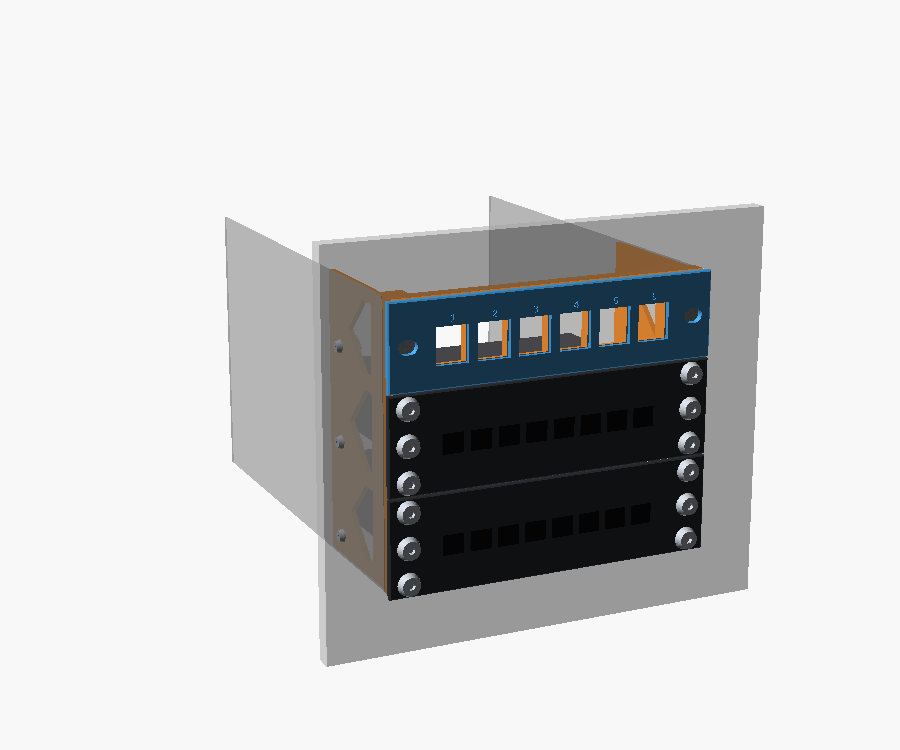
#> input picture docs/img/a_3bay_bezel.png, 900 x 750 px, given in place of a_3bay_bezel.png.png, which was not available
$ python -i render_docs.py   (imports and definitions only)
#> lines starting #> are read from the running program, lines starting #| are printed output that depends on the picture; after the words box and inside, x2 and y2 are one past the last pixel; in counts of white or black regions, pixels touching at a corner belong together; pictures that were not available may be replaced by others from this repository, and a replacement may not be noted
### scripts/build.py
#!/usr/bin/env python3
"""Build every bay2rack variant from one table.

VARIANTS below is the single source of truth. It generates:
  src/bay2rack.json   presets for the OpenSCAD Customizer
  stl/<family>/...    ready-to-print STL files (already in print orientation)
  stl/README.md       what to print for each variant + the hardware you need
  stl/index.json      the same catalogue for the web viewer

Usage:
  python scripts/build.py               build everything
  python scripts/build.py 3bay bezel    only variants whose path contains every word
  python scripts/build.py --json        only regenerate the Customizer presets
  python scripts/build.py --list        list the variants
Set OPENSCAD=/path/to/openscad to choose the binary.
"""
import json
import os
import re
import shutil
import struct
import subprocess
import sys
from concurrent.futures import ThreadPoolExecutor
from pathlib import Path

ROOT = Path(__file__).resolve().parent.parent
SCAD = ROOT / "src" / "bay2rack.scad"
PRESETS = ROOT / "src" / "bay2rack.json"
STL = ROOT / "stl"

FILLERS = [("filler-keystone6.stl", "keystone"), ("filler-vent.stl", "vent"), ("filler-blank.stl", "blank")]

FAMILIES = {
    "plate-flush": "Plate front, flush: N-1 U inside the bay stack + a swappable filler in the spare zone.",
    "plate-overhang": "Plate front, overhang: N bays = N U, the frame and panels stick out a few mm.",
    "bezel-flush": "Exact 5.25in drive bezel, flush with the case front, patch panel cut into the bezel.",
    "bezel-overhang": "Exact 5.25in drive bezel, N U of rack panels overlapping the case front.",
    "panels": "Standalone 6in rack panels for any 6in rack.",
    "modules": "Rack modules: switch and KVM trays, Raspberry Pi trays and 2U blades, 40 mm fans, patch and button panels.",
    "bezels": "Bezels for the other PCs, no rack (fit = panel): button panel, vents, 80 mm fan.",
    "rear": "Printed brackets for two PCI slots: the network cables and the power cable leave the case through them.",
    "covers": "Keystone covers for unused ports, pushed in from the front.",
    "tests": "Small test prints: check them before printing a full adapter.",
}


def variant(path, title, params, parts, flat=False):
    return {"path": path, "title": title, "params": params, "parts": parts, "flat": flat}


def plate_flush(b):
    parts = [("adapter.stl", {"part": "adapter"})]
    parts += [(name, {"part": "filler", "spare_fill": fill}) for name, fill in FILLERS]
    return variant(f"plate-flush/{b}bay-{b - 1}U", f"{b} bay{'s' if b > 1 else ''}, {b - 1}U + spare zone",
                   {"bays": b, "fit": "flush", "front_style": "plate", "filler_mode": "separate"}, parts)


def plate_overhang(b, pattern="auto"):
    return variant(f"plate-overhang/{b}bay-{b}U", f"{b} bay{'s' if b > 1 else ''}, {b}U",
                   {"bays": b, "fit": "overhang", "front_style": "plate", "hole_pattern": pattern},
                   [("adapter.stl", {"part": "adapter"})])


def bezel_flush(b):
    name = f"{b}bay-patch6" if b == 1 else f"{b}bay-{b - 1}U-patch6"
    return variant(f"bezel-flush/{name}", f"{b} bay{'s' if b > 1 else ''}, {b - 1}U + 6-port patch",
                   {"bays": b, "fit": "flush", "front_style": "bezel", "filler_mode": "integral",
                    "spare_fill": "keystone"},
                   [("adapter.stl", {"part": "adapter"})])


def bezel_overhang(b, pattern="auto"):
    return variant(f"bezel-overhang/{b}bay-{b}U", f"{b} bay{'s' if b > 1 else ''}, {b}U",
                   {"bays": b, "fit": "overhang", "front_style": "bezel", "hole_pattern": pattern},
                   [("adapter.stl", {"part": "adapter"})])


def panel(name, title, u, fill, **extra):
    return variant(f"panels/{name}", title, {"part": "rack_panel", "panel_u": u, "panel_fill": fill, **extra},
                   [("", {})], flat=True)


def module(name, title, kind):
    return variant(f"modules/{name}", title, {"part": "rack_module", "module_type": kind}, [("", {})], flat=True)


def bezel(name, title, bays, front_style="bezel", **extra):
    # no rack units: the whole bezel is the fill, cut straight into the frame
    return variant(f"bezels/{name}", title, {"bays": bays, "fit": "panel", "front_style": front_style,
                                             "filler_mode": "integral", **extra},
                   [("adapter.stl", {"part": "adapter"})])


def test(name, title, part, **extra):
    return variant(f"tests/{name}", title, {"part": part, **extra}, [("", {})], flat=True)


# hole_pattern auto: EIA holes inside the bays, one centred hole per U where the panels stick out
# (rack inserts in the outer EIA holes would break out of the posts there).
VARIANTS = (
    [plate_flush(b) for b in (1, 2, 3, 4)]
    + [plate_overhang(1), plate_overhang(2), plate_overhang(3, "center")]
    + [bezel_flush(b) for b in (1, 2, 3)]
    + [bezel_overhang(1), bezel_overhang(2, "center"), bezel_overhang(3, "center")]
    + [bezel("1bay-buttons", "1 bay: power key (MX) + LEDs", 1, spare_fill="buttons", btn_count=1),
       bezel("1bay-vent", "1 bay with vents", 1, spare_fill="vent"),
       bezel("2bay-fan80", "2 bays: 80 mm fan", 2, spare_fill="fan80"),
       bezel("3bay-buttons-fan80", "3 bays: 80 mm fan + power / reset keys", 3, front_style="plate",
             spare_pos="split", spare_split=0.67, spare_fill="fan80", spare_fill_2="buttons")]
    + [panel("1U-patch6", "1U, 6 keystones", 1, "keystone"),
       panel("1U-vent", "1U, vented", 1, "vent"),
       panel("1U-blank", "1U, blank", 1, "blank"),
       panel("2U-patch12", "2U, 12 keystones", 2, "keystone", ks_ports=12, ks_ports_list=""),
       panel("1U-fan40", "1U, three 40 mm fans", 1, "fan40")]
    + [module("ms105g", "Mercusys MS105G switch tray (1U)", "ms105g"),
       module("uswflex", "UniFi USW-Flex-Mini tray (1U)", "uswflex"),
       module("ux", "UniFi Express tray (1U)", "ux"),
       module("kvm-jet-nano", "KVM tray: JetKVM + NanoKVM (1U)", "kvm:jet+nano"),
       module("kvm-jet-jet", "KVM tray: two JetKVM (1U)", "kvm:jet+jet"),
       module("kvm-nano-nano", "KVM tray: two NanoKVM (1U)", "kvm:nano+nano"),
       module("pi5", "Raspberry Pi 5 / 4 / 3 tray, one board (1U)", "pi:pi5"),
       module("pi-x2", "Raspberry Pi tray, two boards with PoE HATs (1U)", "pi:pi5+pi5"),
       module("pi-zero", "Raspberry Pi Zero tray (1U)", "pi:zero"),
       module("piblade-x4", "Raspberry Pi blades, four boards on edge (2U)", "piblade:pi5+pi5+pi5+pi5"),
       module("fan40", "Three 40 mm fans (1U)", "fan40"),
       module("shelf", "Shelf for small devices (1U)", "shelf"),
       module("buttons", "Button panel: MX keys + power / HDD LEDs (1U)", "buttons"),
       module("patch6", "Patch panel, 6 keystone ports (1U)", "patch"),
       variant("rear/pci-lan", "PCI-slot bracket for the network cables", {"part": "pci_bracket", "pci_kind": "lan"}, [("", {})], flat=True),
       variant("rear/pci-power", "PCI-slot bracket for the power cable", {"part": "pci_bracket", "pci_kind": "power"}, [("", {})], flat=True),
       variant("covers/keystone-blank", "Plain keystone cover", {"part": "keystone_cover", "cover_type": "blank"}, [("", {})], flat=True),
       variant("covers/keystone-pass", "Keystone cable pass-through cover", {"part": "keystone_cover", "cover_type": "pass"}, [("", {})], flat=True)]
    + [test("bay-plate", "Bay screw corner, plate front", "test_bay"),
       test("bay-bezel", "Bay screw corner, bezel front (checks flushness)", "test_bay", front_style="bezel"),
       test("rack-M5-heatset", "Rack hole spacing bar, M5 heat-set", "test_rack"),
       test("keystone-metal", "One metal keystone holder cell", "test_keystone", ks_style="metal"),
       test("keystone-standard", "One standard keystone cut-out", "test_keystone", ks_style="standard"),
       test("button-mx", "One MX key cut-out of the button panel", "test_button", btn_type="mx"),
       test("button-metal-16", "One 16 mm metal push-button hole", "test_button", btn_type="metal", btn_metal_d=16),
       test("button-retro", "One retro cap opening + carrier post", "test_button", btn_type="retro")]
)


# [26 lines left out: functions scad_value, find_openscad, write_presets, not called in this run]


FACET = re.compile(r"facet normal\s+(\S+)\s+(\S+)\s+(\S+)\s+outer loop\s+"
                   r"vertex\s+(\S+)\s+(\S+)\s+(\S+)\s+vertex\s+(\S+)\s+(\S+)\s+(\S+)\s+vertex\s+(\S+)\s+(\S+)\s+(\S+)")


# [124 lines left out: functions normalize_stl, export, write_index, remove_stale, main, not called in this run]


# [2 lines that do not run on import are left out]

### scripts/render_docs.py
#!/usr/bin/env python3
"""Render the README images into docs/img/.

Each view is rendered by OpenSCAD at 2x into build/render/, cropped to its content,
downscaled (anti-aliasing) and laid out as captioned cards on a few sheets.
Needs OpenSCAD and Pillow (pip install pillow).

Usage: python scripts/render_docs.py
"""
import os
import subprocess
import sys
from concurrent.futures import ThreadPoolExecutor
from pathlib import Path

from PIL import Image, ImageChops, ImageDraw, ImageFont

sys.path.insert(0, str(Path(__file__).resolve().parent))
from build import ROOT, SCAD, find_openscad, scad_value  # noqa: E402

IMG = ROOT / "docs" / "img"
RAW = ROOT / "build" / "render"
ISO = "0,0,0,68,0,-32,0"            # gimbal camera, used with --viewall
CLOSE = "-320,-470,250,0,40,60"     # eye + target: close-up of the bays in the tower
NO_CASE = {"case_view": "none", "scene": "single"}
BEZEL = {"front_style": "bezel", "filler_mode": "integral"}

# name: (camera, raw size, viewall, params)  - raw size is 2x the card size
VIEWS = {
    "rack-nkvm":       ("-170,-330,150,0,0,60", "1200,900", False, {"scene": "single", "case_view": "none", "rack_modules": "nkvm:side,ms105g"}),
    "rack-close":      ("-170,-330,150,0,0,60", "1200,900", False, {"scene": "single", "case_view": "none"}),
    "mounted-bezel":   (CLOSE, "1200,900", False, {**BEZEL, "scene": "single"}),
    "mounted-1bay":    ("-260,-400,200,0,40,15", "1200,900", False, {"bays": 1, "case_model": "obsidian750d", **BEZEL, "scene": "single"}),
    "btn-ring":        ("-60,-230,95,0,-10,108", "1200,900", False, {"spare_fill": "buttons", "led_style": "ring", **NO_CASE}),
    "btn-halo":        ("-60,-230,95,0,-10,108", "1200,900", False, {"spare_fill": "buttons", "led_style": "halo", **NO_CASE}),
    "btn-glow":        ("-60,-230,95,0,-10,108", "1200,900", False, {"spare_fill": "buttons", "led_style": "glow", **NO_CASE}),
    "pf-1":            (ISO, "1200,900", True, {"bays": 1, **NO_CASE}),
    "pf-3":            (ISO, "1200,900", True, {"bays": 3, **NO_CASE}),
    "pf-4":            (ISO, "1200,900", True, {"bays": 4, **NO_CASE}),
    "po-3":            (ISO, "1200,900", True, {"bays": 3, "fit": "overhang", "hole_pattern": "center", **NO_CASE}),
    "bf-3":            (ISO, "1200,900", True, {**BEZEL, **NO_CASE}),
    "bo-3":            (ISO, "1200,900", True, {"fit": "overhang", "hole_pattern": "center", "front_style": "bezel", **NO_CASE}),
    "hw-explode":      (ISO, "1200,900", True, {"explode": 25, **NO_CASE}),
    "hw-row":          ("0,0,0,60,0,-25,0", "1200,900", True, {"section": "rack_row"}),
    "hw-column":       ("0,0,0,75,0,60,0", "1200,900", True, {"section": "rack_column"}),
    "mod-ms105g":      ("0,0,0,55,0,25,0", "1200,900", True, {"part": "rack_module", "module_type": "ms105g"}),
    "mod-shelf":       ("0,0,0,55,0,25,0", "1200,900", True, {"part": "rack_module", "module_type": "shelf"}),
    "mod-kvm":         ("0,0,0,55,0,25,0", "1200,900", True, {"part": "rack_module", "module_type": "kvm:jet+nano"}),
    "mod-pi":          ("0,0,0,55,0,25,0", "1200,900", True, {"part": "rack_module", "module_type": "pi:pi5"}),
    "mod-nkvm":        ("0,0,0,55,0,25,0", "1200,900", True, {"part": "rack_module", "module_type": "nkvm:side"}),
    "ks-front":        ("0,0,0,90,0,0,0", "1200,900", True, {"part": "rack_panel", "print_orientation": False}),
    "ks-back":         ("0,0,0,62,0,200,0", "1200,900", True, {"part": "rack_panel", "print_orientation": False}),
    "ks-cut":          ("0,0,0,90,0,90,0", "1200,900", True, None),     # special: cut-open coupon
    "cover-pass":      ("0,0,0,50,0,30,0", "1200,900", True, {"part": "keystone_cover", "cover_type": "pass"}),
    "print":           ("0,0,0,55,0,-30,0", "1200,900", True, {"part": "adapter"}),
}

SHEETS = {
    "homelab.png":  (2, [("rack-nkvm", "NanoKVM bay · MS105G switch · patch panel"),
                         ("rack-close", "MS105G switch · JetKVM + NanoKVM tray · patch panel")]),
    "variants.png": (3, [("pf-1", "plate-flush · 1 bay · 6-port patch"),
                         ("pf-3", "plate-flush · 3 bays · 2U + patch"),
                         ("pf-4", "plate-flush · 4 bays · 3U + patch"),
                         ("po-3", "plate-overhang · 3 bays · 3U"),
                         ("bf-3", "bezel-flush · 3 bays · 2U + patch"),
                         ("bo-3", "bezel-overhang · 3 bays · 3U")]),
    "mounted.png":  (2, [("mounted-bezel", "exact 5.25\" bezel · flush with the case front"),
                         ("mounted-1bay", "1 bay · patch panel bezel")]),
    "modules.png":  (3, [("mod-ms105g", "Mercusys MS105G mount"),
                         ("mod-kvm", "KVM over IP tray · JetKVM + NanoKVM"),
                         ("mod-pi", "Raspberry Pi tray"),
                         ("mod-nkvm", "NanoKVM bay · standing, lid apart"),
                         ("mod-shelf", "1U shelf (NanoKVM, Pi...)"),
                         ("cover-pass", "keystone pass-through cover")]),
    "buttons.png":  (3, [("btn-ring", "MX keys · LED ring"),
                         ("btn-halo", "MX keys · halo"),
                         ("btn-glow", "MX keys · hidden glow")]),
    "keystone.png": (3, [("ks-front", "1U panel · metal keystones, covers, pass-through"),
                         ("ks-back", "holder cells (back)"),
                         ("ks-cut", "cell profile: latch ramp + rear lips")]),
    "hardware.png": (3, [("hw-explode", "explode = 25"),
                         ("hw-row", "section = rack_row"),
                         ("hw-column", "section = rack_column")]),
    "print.png":    (1, [("print", None)]),
}

CARD = (600, 450)       # card size of the sheet images (px)
GAP, PAD, CAP = 18, 24, 34
BG, CARD_BG, TEXT = (255, 255, 255), (246, 247, 249), (60, 64, 72)

KS_CUT_SCAD = """include <{main}>
part = "none";
intersection() {{
    test_keystone();
    translate([-100, -50, -50]) cube(100);
}}
"""


# [15 lines left out: function render, not called in this run]


def load_cropped(name):
#> called with name = '../docs/img/a_3bay_bezel.png'
    im = Image.open(RAW / f"{name}.png").convert("RGB")
#> im is the input picture: PIL image 900x750 RGB; mean R, G, B 203.1, 203.6, 203.9
    bg = im.getpixel((0, 0))
#> bg = (248, 248, 248)
    diff = ImageChops.difference(im, Image.new("RGB", im.size, bg)).convert("L").point(lambda v: 255 if v > 4 else 0)
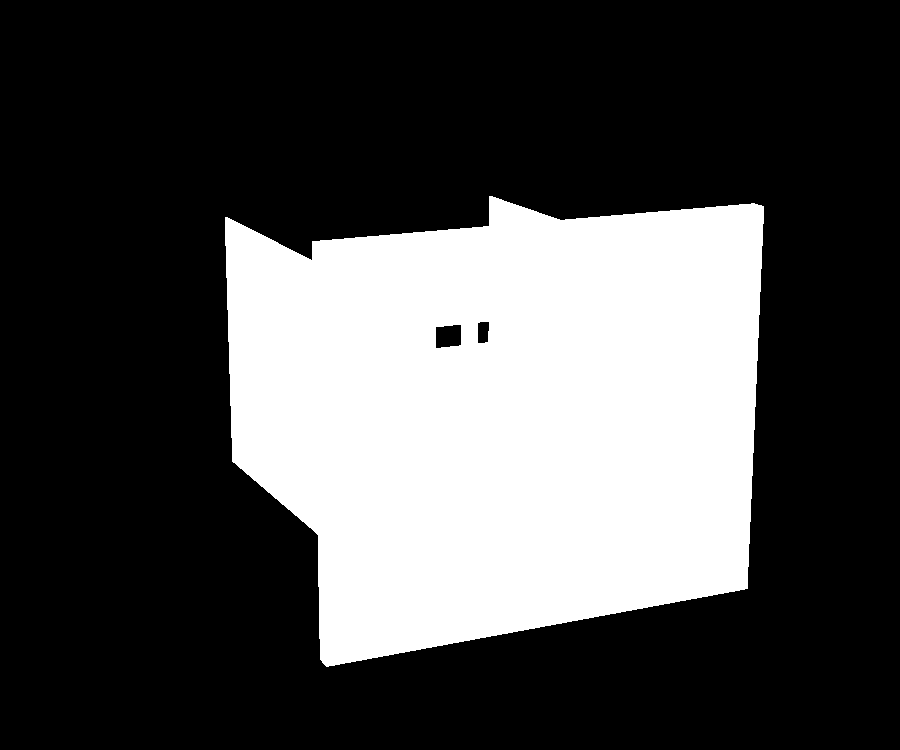
#> diff: PIL image 900x750 L; 29.8% white; 1 white region, box (x1, y1, x2, y2) and area: (225, 196, 764, 667) 201198
    box = diff.getbbox() or (0, 0, *im.size)
#> box = (225, 196, 764, 667)
    m = 30
    box = (max(box[0] - m, 0), max(box[1] - m, 0), min(box[2] + m, im.size[0]), min(box[3] + m, im.size[1]))
#> box = (195, 166, 794, 697)
    im = im.crop(box)
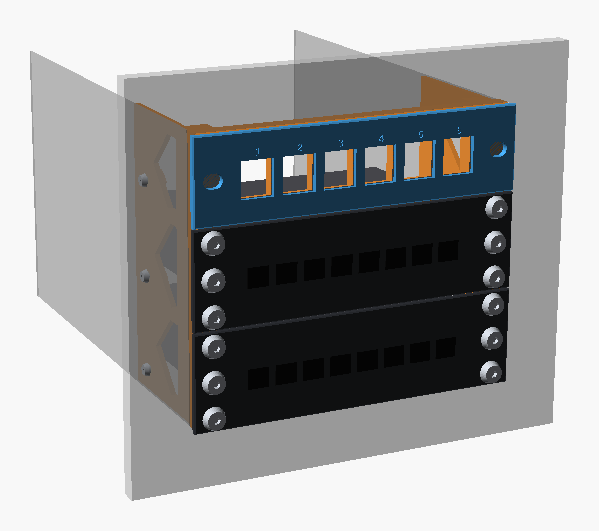
#> im: PIL image 599x531 RGB; mean R, G, B 152.7, 153.8, 154.4
    # unify the background with the card colour
    out = Image.new("RGB", im.size, CARD_BG)
    out.paste(im, mask=diff.crop(box).point(lambda v: 255 if v else 0))
    full_bleed = box[0] == 0 and box[1] == 0          # tower shots fill the frame: keep their background
#> full_bleed = False
    return im if full_bleed else out


# [11 lines left out: function font, not called in this run]


def fit(im, w, h):
    s = min(w / im.size[0], h / im.size[1])
    return im.resize((max(1, int(im.size[0] * s)), max(1, int(im.size[1] * s))), Image.LANCZOS)


# [47 lines left out: functions sheet, main, not called in this run]


# [2 lines not run here, left out]

>>> result = load_cropped('../docs/img/a_3bay_bezel.png')

$ run again, on docs/img/a_3bay_explode.png
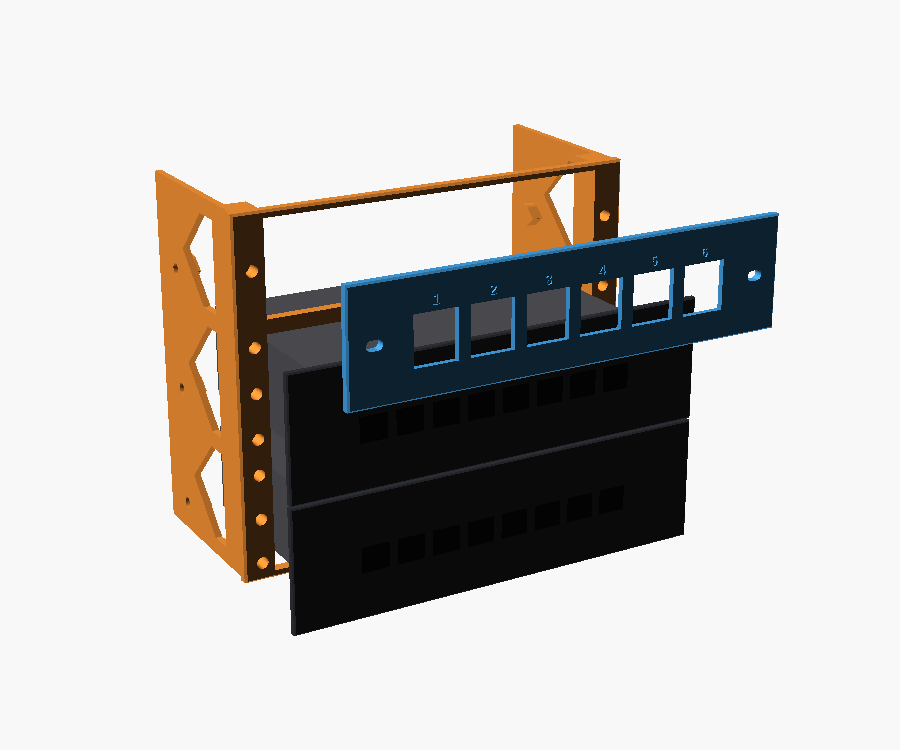
#> input picture docs/img/a_3bay_explode.png, 900 x 750 px, given in place of a_3bay_explode.png.png, which was not available
#> in load_cropped, im is the input picture: PIL image 900x750 RGB; mean R, G, B 193.3, 190.4, 187.6
#> bg = (248, 248, 248)
#> in load_cropped, `diff = ImageChops.difference(im, Image.new("RGB", im.size, bg)).conver..`:
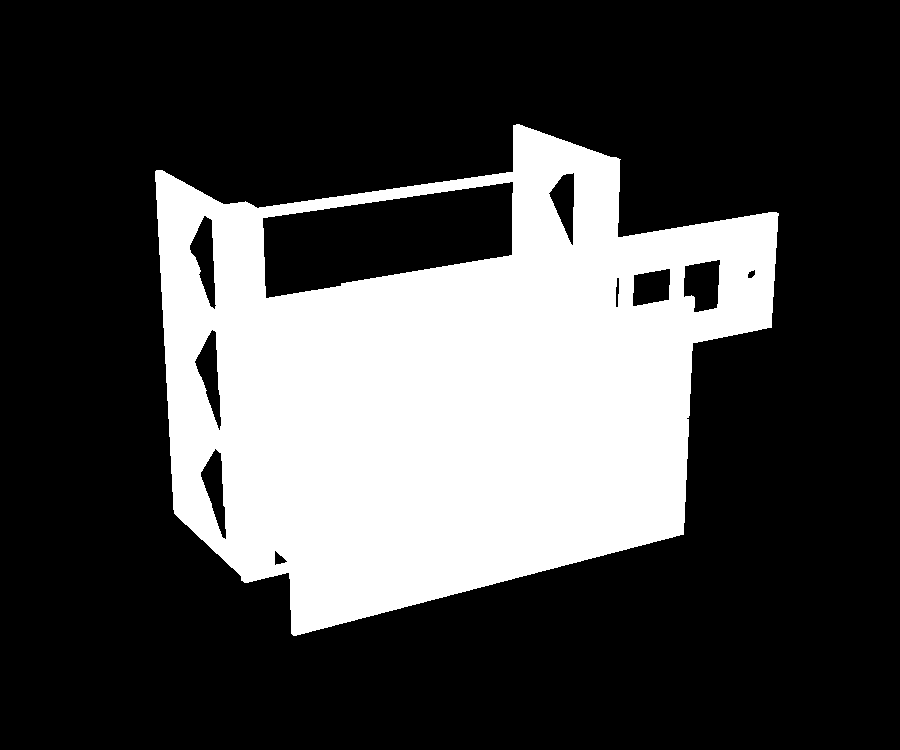
#> diff: PIL image 900x750 L; 28.1% white; 1 white region, box (x1, y1, x2, y2) and area: (155, 124, 779, 636) 189632
#> in load_cropped, `box = diff.getbbox() or (0, 0, *im.size)`: box = (155, 124, 779, 636)
#> in load_cropped, `box = (max(box[0] - m, 0), max(box[1] - m, 0), min(box[2] + m, im.size..`: box = (125, 94, 809, 666)
#> in load_cropped, `im = im.crop(box)`:
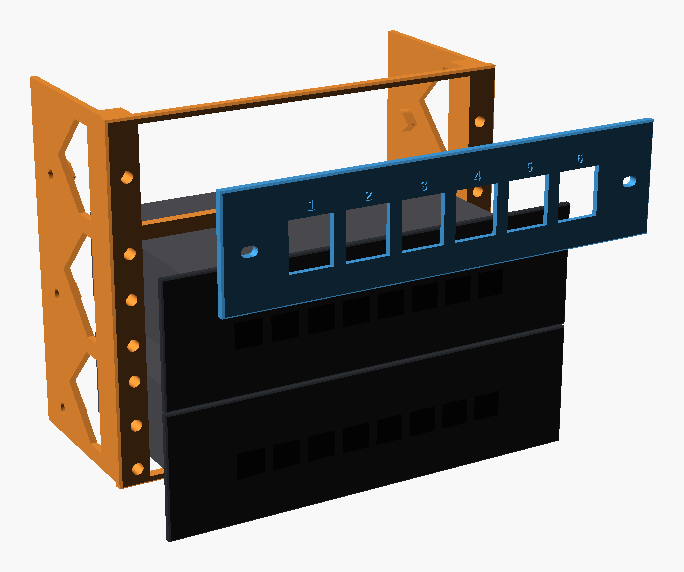
#> im: PIL image 684x572 RGB; mean R, G, B 153.6, 148.7, 143.8
#> full_bleed = False
